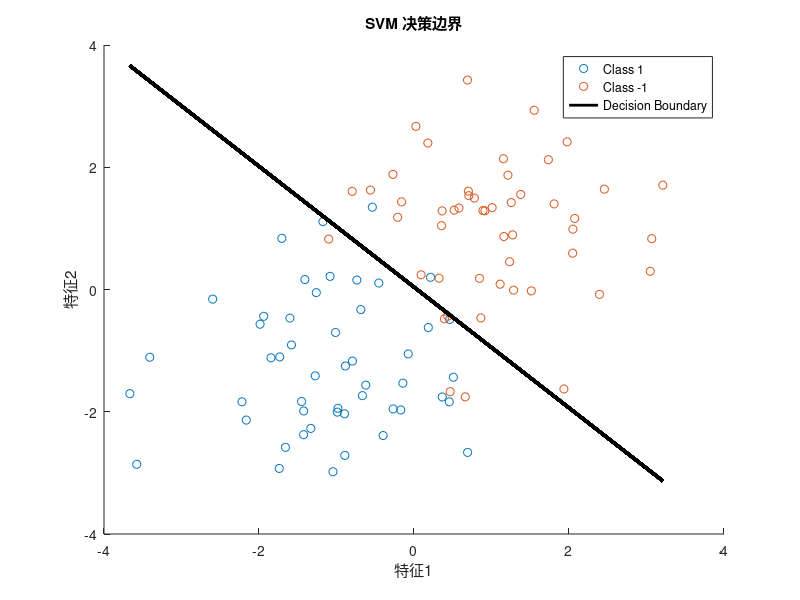

MATLAB code to generate this figure:
% 生成样本数据
rng(1); % 设置随机数种子以确保结果可复现
N = 50; % 样本数量
X = [randn(N,2)-1; randn(N,2)+1]; % 生成两类样本，分布在(-1,-1)和(1,1)附近
Y = [ones(N,1); -ones(N,1)]; % 设置类标签，分别为1和-1

% 初始化参数
w = randn(1, size(X, 2));
b = randn();

% 设置训练参数
maxIter = 100;
learningRate = 0.1;

% 训练迭代
for iter = 1:maxIter
    % 计算预测值
    predictions = sign(X * w' + b);
    
    % 更新参数
    w = w + learningRate * (Y' * X - Y' * predictions * X) / size(X, 1);
    b = b + learningRate * mean(Y - predictions);
end

% 绘制决策边界
figure;
scatter(X(Y==1,1), X(Y==1,2), 'ro'); hold on; % 类别为1的样本用红色圆圈表示
scatter(X(Y==-1,1), X(Y==-1,2), 'b*'); % 类别为-1的样本用蓝色星号表示

% 找到 x1 的范围
x1range = [min(X(:,1)), max(X(:,1))];

% 根据 x1 的范围计算 x2
x2 = (-b - w(1)*x1range') / w(2); % 注意转置

% 绘制决策边界
plot(x1range, x2, 'k', 'LineWidth', 2);
title('SVM 决策边界');
xlabel('特征1');
ylabel('特征2');
legend('Class 1', 'Class -1', 'Decision Boundary');
